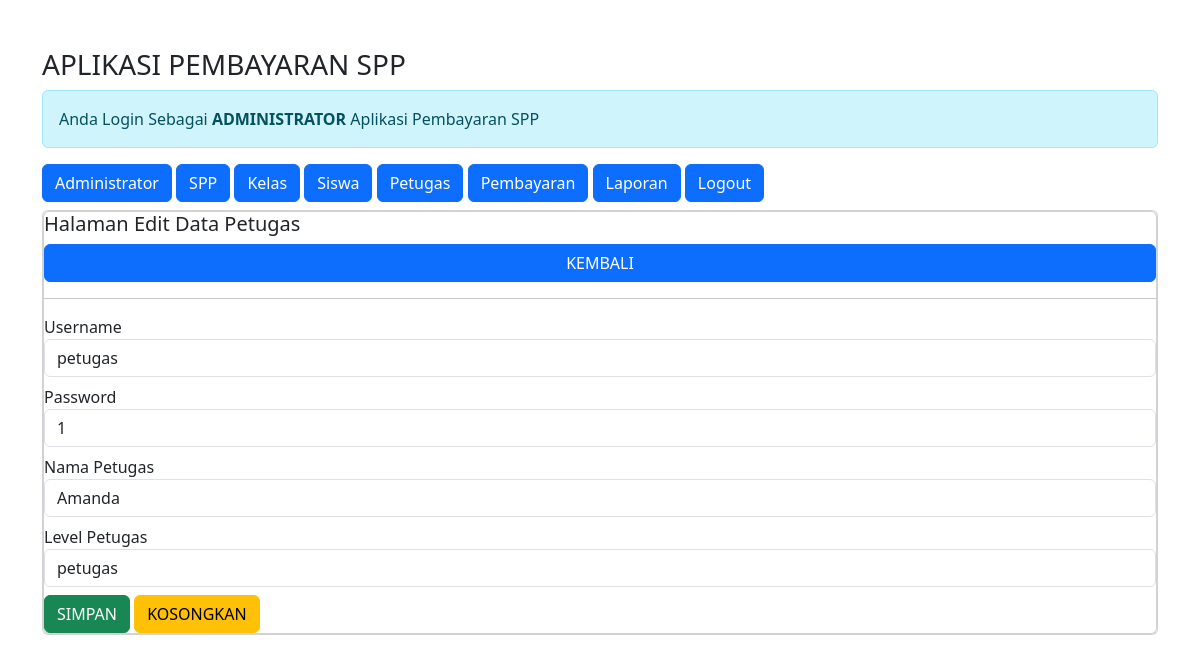
The app's page /pembayaran_ukk/admin/admin.php?url=edit-petugas&id_petugas=8 (signed in) with its own data.
### tables this page shows
CREATE TABLE `petugas` (
  `id_petugas` int(11) NOT NULL,
  `username` varchar(20) NOT NULL,
  `password` varchar(32) NOT NULL,
  `nama_petugas` varchar(35) NOT NULL,
  `level` enum('admin','petugas') NOT NULL
);

### pembayaran_ukk/admin/edit-petugas.php (the view, shortened to what this page needs)
<?php
$id_petugas = $_GET['id_petugas'];
include'../koneksi.php';
$sql = "SELECT*FROM petugas WHERE id_petugas='$id_petugas'";
$query = mysqli_query($koneksi, $sql);
$data = mysqli_fetch_array($query);
?>
<h5>Halaman Edit Data Petugas</h5>
<a href="?url=petugas" class="btn btn-primary">KEMBALI</a>
<hr>
<form method="post" action="?url=proses-edit-petugas&id_petugas=<?= $id_petugas; ?>">
	<div class="form-group mb-2">
		<label>Username</label>
		<input value="<?= $data['username'] ?>" type="text" name="username" class="form-control" required>
	</div>
	<div class="form-group mb-2">
		<label>Password</label>
		<input value="<?= $data['password'] ?>" type="text" name="password" class="form-control" required>
	</div>
	<div class="form-group mb-2">
		<label>Nama Petugas</label>
		<input value="<?= $data['nama_petugas'] ?>" type="text" name="nama_petugas" class="form-control" required>
	</div>
	<div class="form-group mb-2">
		<label>Level Petugas</label>
		<select name="level" class="form-control" required>
			<option value="<?= $data['level'] ?>"> <?= $data['level'] ?> </option>
		</select>
	</div>
	<div class="form-group">
		<button type="submit" class="btn btn-success"> SIMPAN </button>
		<button type="reset" class="btn btn-warning"> KOSONGKAN </button>
	</div>
</form>

### records on screen
petugas: username "petugas", password "1", nama_petugas "Amanda", level "petugas"
